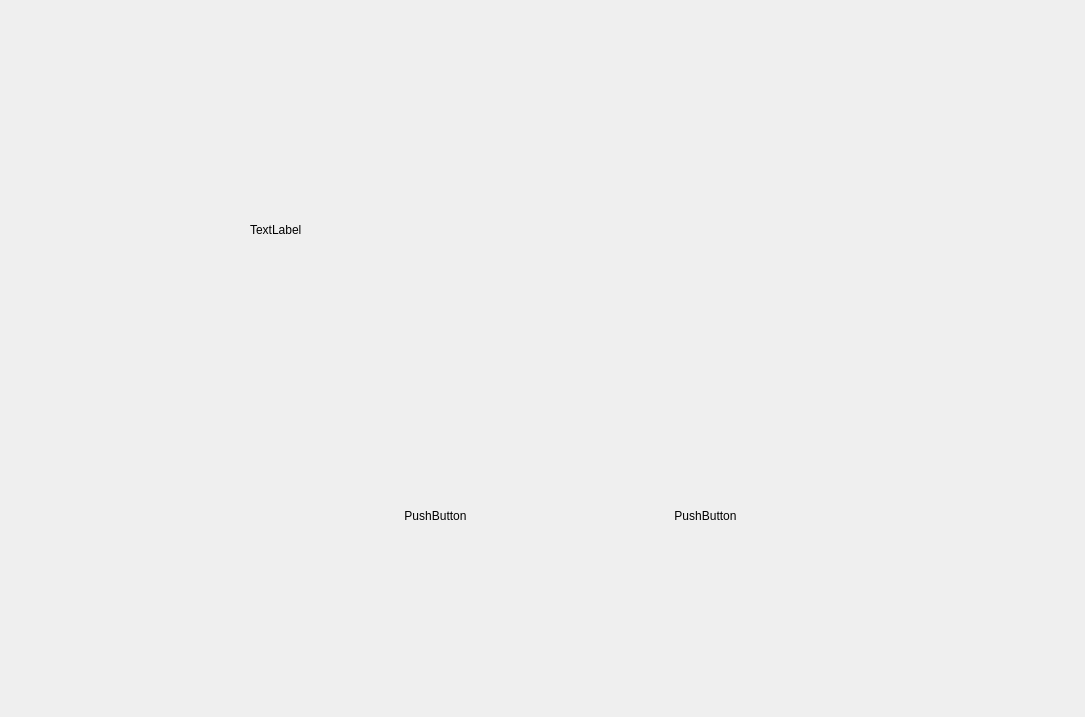
<?xml version="1.0" encoding="UTF-8"?>
<ui version="4.0">
 <class>ThirdPage</class>
 <widget class="QWidget" name="ThirdPage">
  <property name="geometry">
   <rect>
    <x>0</x>
    <y>0</y>
    <width>1085</width>
    <height>717</height>
   </rect>
  </property>
  <property name="windowTitle">
   <string>Form</string>
  </property>
  <widget class="QLabel" name="label">
   <property name="geometry">
    <rect>
     <x>250</x>
     <y>150</y>
     <width>760</width>
     <height>160</height>
    </rect>
   </property>
   <property name="text">
    <string>TextLabel</string>
   </property>
  </widget>
  <widget class="QPushButton" name="pushButton">
   <property name="geometry">
    <rect>
     <x>360</x>
     <y>440</y>
     <width>151</width>
     <height>151</height>
    </rect>
   </property>
   <property name="styleSheet">
    <string notr="true">background-image: url(:/Material/PictureFrame.png);
background-color: rgba(255, 255, 255, 0);</string>
   </property>
   <property name="text">
    <string>PushButton</string>
   </property>
   <property name="autoDefault">
    <bool>true</bool>
   </property>
   <property name="flat">
    <bool>true</bool>
   </property>
  </widget>
  <widget class="QPushButton" name="pushButton_2">
   <property name="geometry">
    <rect>
     <x>630</x>
     <y>440</y>
     <width>151</width>
     <height>151</height>
    </rect>
   </property>
   <property name="styleSheet">
    <string notr="true">background-image: url(:/Material/PictureFrame.png);
background-color: rgba(255, 255, 255, 0);</string>
   </property>
   <property name="text">
    <string>PushButton</string>
   </property>
   <property name="autoDefault">
    <bool>true</bool>
   </property>
   <property name="flat">
    <bool>true</bool>
   </property>
  </widget>
 </widget>
 <resources/>
 <connections/>
</ui>
